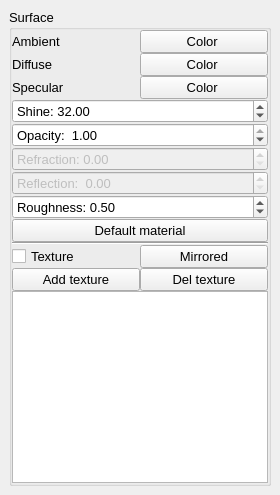
  <widget class="QDockWidget" name="dockWidget_texture">
   <property name="allowedAreas">
    <set>Qt::LeftDockWidgetArea|Qt::RightDockWidgetArea</set>
   </property>
   <property name="windowTitle">
    <string>Texture Settings</string>
   </property>
   <attribute name="dockWidgetArea">
    <number>2</number>
   </attribute>
   <widget class="QWidget" name="dockWidgetContents_texture">
    <layout class="QVBoxLayout" name="verticalLayout">
     <item>
      <widget class="QGroupBox" name="groupBox">
       <property name="font">
        <font>
         <pointsize>10</pointsize>
        </font>
       </property>
       <property name="title">
        <string>Surface</string>
       </property>
       <layout class="QVBoxLayout" name="verticalLayout_5">
        <property name="spacing">
         <number>0</number>
        </property>
        <property name="leftMargin">
         <number>0</number>
        </property>
        <property name="topMargin">
         <number>0</number>
        </property>
        <property name="rightMargin">
         <number>0</number>
        </property>
        <property name="bottomMargin">
         <number>0</number>
        </property>
        <item>
         <layout class="QHBoxLayout" name="horizontalLayout_3">
          <item>
           <widget class="QLabel" name="label">
            <property name="text">
             <string>Ambient</string>
            </property>
           </widget>
          </item>
          <item>
           <widget class="QPushButton" name="btn_surface_ambient">
            <property name="text">
             <string>Color </string>
            </property>
           </widget>
          </item>
         </layout>
        </item>
        <item>
         <layout class="QHBoxLayout" name="horizontalLayout_4">
          <item>
           <widget class="QLabel" name="label_2">
            <property name="text">
             <string>Diffuse</string>
            </property>
           </widget>
          </item>
          <item>
           <widget class="QPushButton" name="btn_surface_diffuse">
            <property name="text">
             <string>Color </string>
            </property>
           </widget>
          </item>
         </layout>
        </item>
        <item>
         <layout class="QHBoxLayout" name="horizontalLayout_10">
          <item>
           <widget class="QLabel" name="label_3">
            <property name="text">
             <string>Specular</string>
            </property>
           </widget>
          </item>
          <item>
           <widget class="QPushButton" name="btn_surface_specular">
            <property name="text">
             <string>Color </string>
            </property>
           </widget>
          </item>
         </layout>
        </item>
        <item>
         <widget class="QDoubleSpinBox" name="dsb_surface_shine">
          <property name="alignment">
           <set>Qt::AlignLeading|Qt::AlignLeft|Qt::AlignVCenter</set>
          </property>
          <property name="prefix">
           <string>Shine: </string>
          </property>
          <property name="minimum">
           <double>0.010000000000000</double>
          </property>
          <property name="maximum">
           <double>1000.000000000000000</double>
          </property>
          <property name="value">
           <double>32.000000000000000</double>
          </property>
         </widget>
        </item>
        <item>
         <widget class="QDoubleSpinBox" name="dsb_surface_opacity">
          <property name="alignment">
           <set>Qt::AlignLeading|Qt::AlignLeft|Qt::AlignVCenter</set>
          </property>
          <property name="prefix">
           <string>Opacity:  </string>
          </property>
          <property name="maximum">
           <double>1.000000000000000</double>
          </property>
          <property name="singleStep">
           <double>0.010000000000000</double>
          </property>
          <property name="value">
           <double>1.000000000000000</double>
          </property>
         </widget>
        </item>
        <item>
         <widget class="QDoubleSpinBox" name="dsb_surface_refraction">
          <property name="enabled">
           <bool>false</bool>
          </property>
          <property name="prefix">
           <string>Refraction: </string>
          </property>
          <property name="maximum">
           <double>1.000000000000000</double>
          </property>
          <property name="singleStep">
           <double>0.010000000000000</double>
          </property>
         </widget>
        </item>
        <item>
         <widget class="QDoubleSpinBox" name="doubleSpinBox_2">
          <property name="enabled">
           <bool>false</bool>
          </property>
          <property name="prefix">
           <string>Reflection:  </string>
          </property>
          <property name="maximum">
           <double>1.000000000000000</double>
          </property>
          <property name="singleStep">
           <double>0.010000000000000</double>
          </property>
         </widget>
        </item>
        <item>
         <widget class="QDoubleSpinBox" name="dsb_surface_roughtness">
          <property name="prefix">
           <string>Roughness: </string>
          </property>
          <property name="maximum">
           <double>1.000000000000000</double>
          </property>
          <property name="singleStep">
           <double>0.010000000000000</double>
          </property>
          <property name="value">
           <double>0.500000000000000</double>
          </property>
         </widget>
        </item>
        <item>
         <widget class="QPushButton" name="btn_surface_default_material">
          <property name="text">
           <string>Default material</string>
          </property>
         </widget>
        </item>
        <item>
         <widget class="Line" name="line">
          <property name="orientation">
           <enum>Qt::Horizontal</enum>
          </property>
         </widget>
        </item>
        <item>
         <layout class="QHBoxLayout" name="horizontalLayout_16">
          <item>
           <widget class="QCheckBox" name="cb_surface">
            <property name="text">
             <string>Texture</string>
            </property>
           </widget>
          </item>
          <item>
           <widget class="QPushButton" name="btn_texture_mirrored">
            <property name="text">
             <string>Mirrored</string>
            </property>
           </widget>
          </item>
         </layout>
        </item>
        <item>
         <layout class="QHBoxLayout" name="horizontalLayout_20">
          <item>
           <widget class="QPushButton" name="btn_texture_add">
            <property name="text">
             <string>Add texture</string>
            </property>
           </widget>
          </item>
          <item>
           <widget class="QPushButton" name="btn_texture_del">
            <property name="text">
             <string>Del texture</string>
            </property>
           </widget>
          </item>
         </layout>
        </item>
        <item>
         <widget class="QTreeView" name="treeView_2">
          <property name="minimumSize">
           <size>
            <width>0</width>
            <height>100</height>
           </size>
          </property>
         </widget>
        </item>
       </layout>
      </widget>
     </item>
    </layout>
   </widget>
  </widget>
